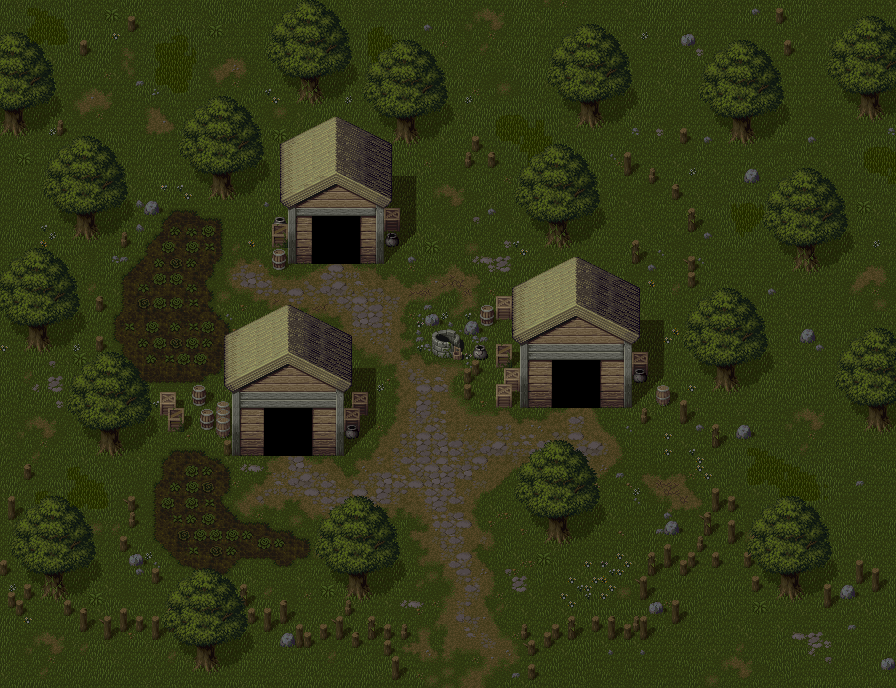

A 2D game scene composited from a Tiled map and its tileset images. What follows is a short description and the map's XML, with each tile layer's data collapsed to a summary:
An orthogonal 112x86 tile map with 8x8 px tiles, 2 tile layers (Background, Foreground).

<map version="1.5" tiledversion="1.5.0" orientation="orthogonal" renderorder="right-down" width="112" height="86" tilewidth="8" tileheight="8" infinite="0" nextlayerid="3" nextobjectid="1">
 <tileset firstgid="1" source="Village Tiles 3.tsx" />
 <layer id="1" name="Background" width="112" height="86">
  <data>[9632 cells, 9632 non-empty, 428 distinct tile ids]</data>
 </layer>
 <layer id="2" name="Foreground" width="112" height="86">
  <data>[9632 cells, 9632 non-empty, 297 distinct tile ids]</data>
 </layer>
</map>